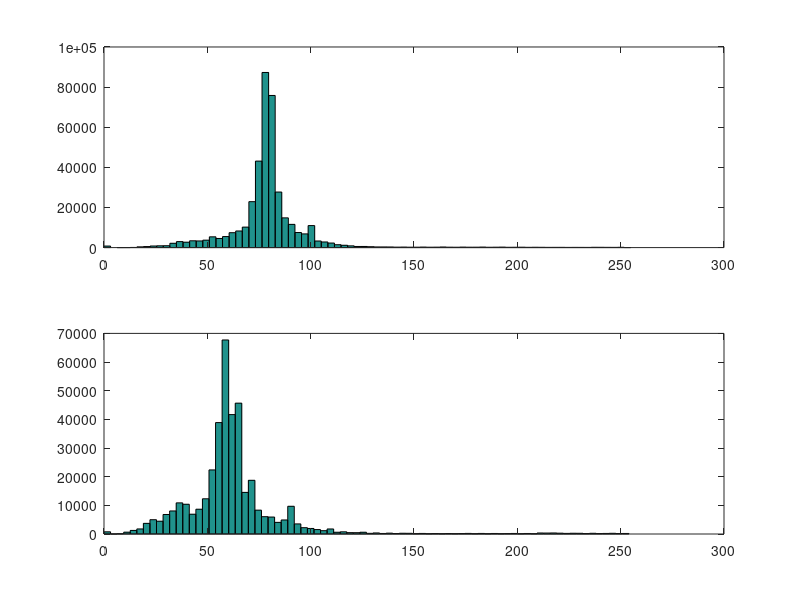
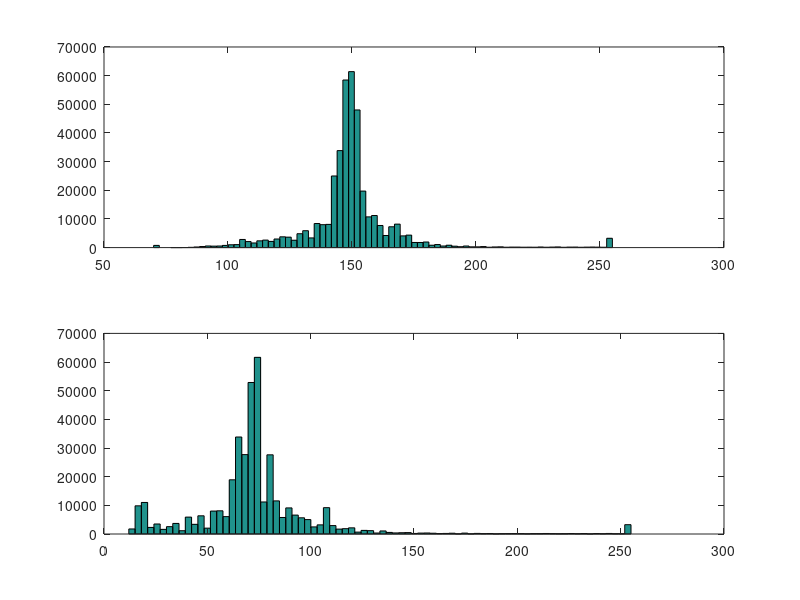
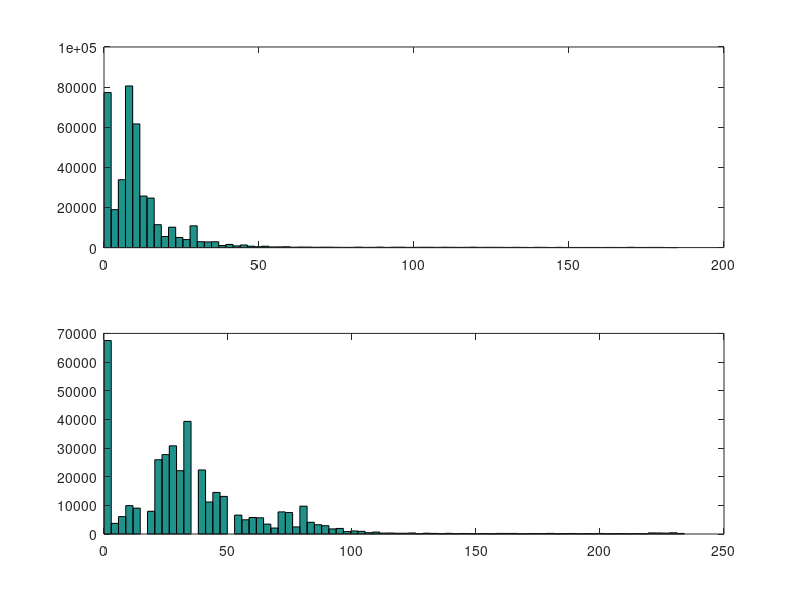

These figures' MATLAB source, in order:
figure(1)
subplot(2,1,1);
fileExp= fopen('2.3.1.3OriginalBefore.txt','r');
E = fscanf(fileExp, '%f');
hist(E,80);
subplot(2,1,2);
fileExp= fopen('2.3.1.3OriginalAfter.txt','r');
F = fscanf(fileExp, '%f');
hist(F,80);


figure(2)
subplot(2,1,1);
fileExp= fopen('2.3.1.3LightImageBefore.txt','r');
C = fscanf(fileExp, '%f');
hist(C,80);
subplot(2,1,2);
fileExp= fopen('2.3.1.3LightImageAfter.txt','r');
D = fscanf(fileExp, '%f');
hist(D,80);


figure(3)
subplot(2,1,1);
fileExp= fopen('2.3.1.3DarkImageBefore.txt','r');
A = fscanf(fileExp, '%f');
hist(A,80);
subplot(2,1,2); 
fileExp= fopen('2.3.1.3DarkImageAfter.txt','r');
B = fscanf(fileExp, '%f');
hist(B,80);






